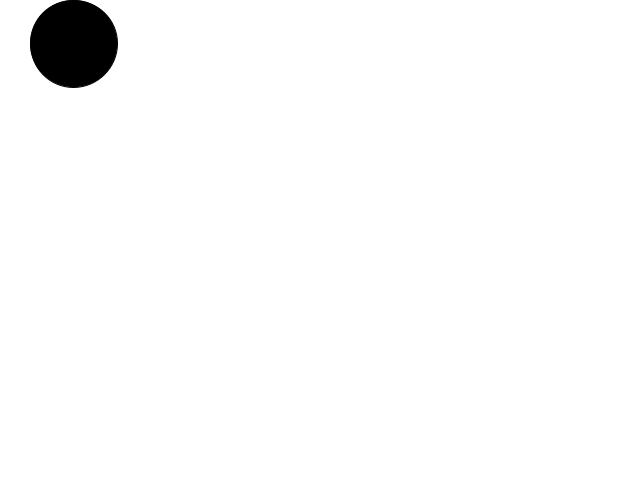
Frame 1 (no input)
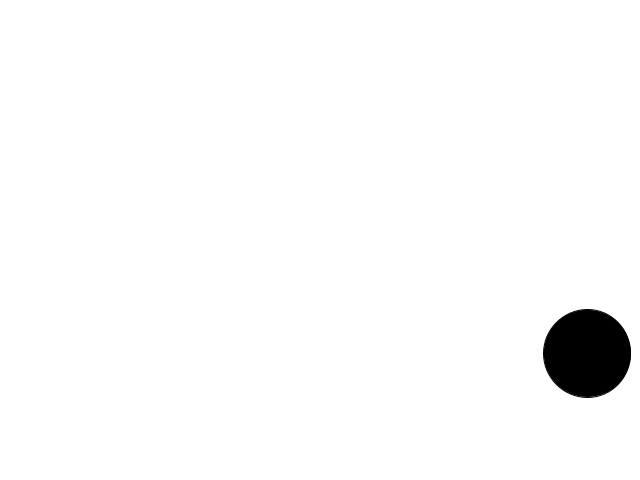
Frame 60 (the mouse pressed at the canvas centre just before this capture)
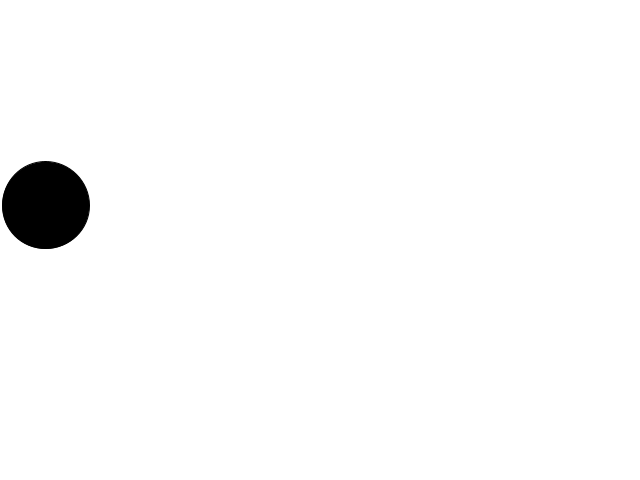
Frame 120 (the mouse held since frame 60 and released just before this capture)

The Processing sketch that drew these frames (run headless with seeded random() and noise(); from frame 60 on, the mouse is pressed at the canvas centre):

// Processing sketch: EsperimentoBruttoBrutto
// ── EsperimentoBruttoBrutto.pde
/* CREARE UN'APPLICAZIONE CHE MUOVA UNA PALLINA SU UNO SCHERMO
 * CON POSIZIONE E VELOCITÀ RANDOM (E CON RIMBALZI SUI BORDI)
 * USANDO SOLO IL MOUSE.
 * È CONCESSA PIENA LIBERTÀ DI PROGRAMMAZIONE PURCHÈ IL RISULTATO
 * FINALE SIA LO STESSO DI QUELLO PROPOSTO DI SEGUITO O SIMILE.
 * PER NESSUN MOTIVO E' CONCESSO TOCCARE LA TASTIERA.
 * E' TUTTAVIA POSSIBILE USARE QUALSIASI STRUMENTO ESTERNO,
 * PURCHE' NON SIA DI IMMISSIONE DIRETTA (TIPO TASTIERA VIRTUALE).
 * REGISTRARE I TEMPI (E GLI STUMENTI UTILIZZATI) NELLA LISTA DI SEGUITO:
 
#1 - Michezio -> 54:02 [5.11.2017] (LibreOffice Write con la funzione inserisci simbolo, elenco di tutti i simboli, poi copia-incolla dei singoli caratteri)
#2 - 
#3 -
#4 -
#5 -

*/

class Ball  // Declare class Ball
{
  float x;
  float y;
  float vel_x;
  float vel_y;
  float size;
  
  Ball()  // construct the Ball object to have random position, speed and size
  {
    x = random(width);
    y = random(height);
    vel_x = random(-10,10);
    vel_y =  random(-10,10);
    size = random(10,100);
  }
  
  void show()  // display the ball as a black circle of a given diameter at the actual position
  {
    fill(0);
    ellipse(x,y,size,size);
  }
  
  void update()  // update the position with the given velocity and bounce back from borders
  {  
    x += vel_x;
    y += vel_y;
    if(x >= width-size/2){
      x = width-size/2;
      vel_x = -vel_x;
    }
    if(x <= size/2){
      x = size/2;
      vel_x = -vel_x;
    }
    if(y >= height-size/2){
      y = height-size/2;
      vel_y = -vel_y;
    }
    if(y <= size/2){
      y = size/2;
      vel_y = -vel_y;
    }
  }
}

Ball b = new Ball();

void setup()  // create a fix dimension canvas with white background
{
  size(640,480);
  background(255);
}

void draw()  // draw the object at 30/60 fps
{
  background(255);
  b.update();
  b.show();
}
